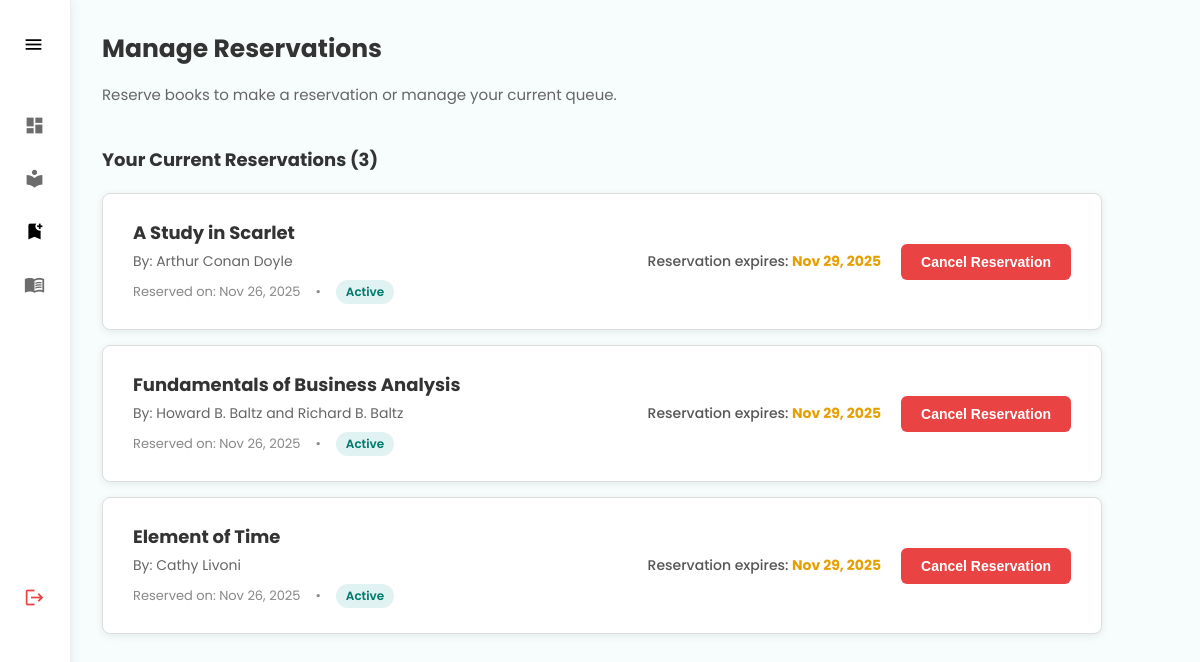
The app's page /views/student_reservation.php (signed in) with its own data.
### tables this page shows
CREATE TABLE `reservation` (
  `ReservationID` int(11) NOT NULL,
  `UserID` int(11) NOT NULL,
  `BookID` int(11) NOT NULL,
  `ReservationDate` datetime DEFAULT current_timestamp(),
  `ExpiryDate` datetime NOT NULL,
  `Status` enum('Active','Expired','Cancelled','Fulfilled') DEFAULT 'Active',
  `FulfilledBy` int(11) DEFAULT NULL
);

CREATE TABLE `book` (
  `BookID` int(11) NOT NULL,
  `Title` varchar(150) NOT NULL,
  `Author` varchar(100) DEFAULT NULL,
  `ISBN` varchar(30) DEFAULT NULL,
  `Price` decimal(10,2) DEFAULT NULL,
  `Category` varchar(50) DEFAULT NULL,
  `CoverImagePath` varchar(255) DEFAULT NULL,
  `Status` enum('Available','Reserved','Borrowed','Archived') DEFAULT 'Available'
);

### app/views/student_reservation.php (the view, shortened to what this page needs)
<?php
require_once __DIR__ . '/../models/database.php';
$userID = $_SESSION['user_id'];
$reservations = [];
try {
    $sql = "
        SELECT
            R.ReservationID,
            R.ReservationDate,
            R.ExpiryDate,
            R.Status,
            B.Title, B.Author, B.CoverImagePath
        FROM reservation R
        JOIN book B ON R.BookID = B.BookID
        WHERE R.UserID = ? AND R.Status = 'Active'
        ORDER BY R.ExpiryDate ASC
    ";
    $stmt = $pdo->prepare($sql);
    $stmt->execute([$userID]);
    $reservations = $stmt->fetchAll();
} catch (PDOException $e) {
    error_log("Fetch Reservations Error: " . $e->getMessage());
    $status_message = "Error loading reservations.";
    $error_type = 'error';
}
?>
<!DOCTYPE html>
<html lang="en">
<head>
</head>
<body>
    <div class="container">
        <div id="sidebar-menu" class="sidebar">
            <div class="logo" onclick="toggleSidebar()">
                <span class="nav-icon material-icons">menu</span>
            </div>
            <ul class="nav-list">
                <li class="nav-item"><a href="student.php">
                        <span class="nav-icon material-icons">dashboard</span>
                    </a></li>
                <li class="nav-item"><a href="student_borrow.php">
                        <span class="nav-icon material-icons">local_library</span>
                    </a></li>
                <li class="nav-item active"><a href="student_reservation.php">
                        <span class="nav-icon material-icons">bookmark_add</span>
                    </a></li>
                <li class="nav-item"><a href="studentborrowed_books.php">
                        <span class="nav-icon material-icons">menu_book</span>
                    </a>
                </li>
            </ul>
            <ul class="logout nav-list">
                <li class="nav-item"><a href="login.php">
                        <span class="nav-icon material-icons">logout</span>
                    </a></li>
            </ul>
        </div>
        <div id="main-content-wrapper" class="main-content-wrapper">
            <div class="main-content">
                <div class="reservation-section">
                    <h2>Manage Reservations</h2>
                    <p class="subtitle">Reserve books to make a reservation or manage your current queue.</p>
                    <div class="section-title">
                        Your Current Reservations (<?php echo count($reservations); ?>)
                    </div>
                    <div class="reservation-list">
                        <?php if (empty($reservations)): ?>
                            <p style="color: #666; font-style: italic; padding: 20px; background: #fff; border-radius: 8px; width: 100%;">
                                You have no active reservations.
                            </p>
                        <?php else: ?>
                            <?php foreach ($reservations as $res):
                                $expiryDateObj = new DateTime($res['ExpiryDate']);
                                $reservationDateObj = new DateTime($res['ReservationDate']);
                                $now = new DateTime();
                                $expiryFormatted = $expiryDateObj->format('M d, Y');
                                $reservedFormatted = $reservationDateObj->format('M d, Y');
                                $isExpired = $expiryDateObj < $now;
                                $statusClass = $isExpired ? 'status-expired' : 'status-active';
                                $statusText = $isExpired ? 'EXPIRED' : 'Active';
                            ?>
                            <div class="reservation-card">
                                <div class="res-book-info">
                                    <div class="res-title"><?php echo htmlspecialchars($res['Title']); ?></div>
                                    <div class="res-author">By: <?php echo htmlspecialchars($res['Author']); ?></div>
                                    <div class="res-meta-details">
                                        <span>Reserved on: <?php echo $reservedFormatted; ?></span>
                                        <span>•</span>
                                        <span class="status-pill <?php echo $statusClass; ?>"><?php echo $statusText; ?></span>
                                    </div>
                                </div>
                                <div class="res-actions">
                                    <div class="res-expiry">
                                        Reservation expires: <span><?php echo $expiryFormatted; ?></span>
                                    </div>
                                    <button type="button" class="cancel-btn"
                                        onclick="openCancelModal(<?php echo $res['ReservationID']; ?>, '<?php echo htmlspecialchars(addslashes($res['Title'])); ?>')"
                                        <?php echo $isExpired ? 'disabled' : ''; ?>>
                                        <?php echo $isExpired ? 'Expired' : 'Cancel Reservation'; ?>
                                    </button>
                                </div>
                            </div>
                            <?php endforeach; ?>
                        <?php endif; ?>
                    </div>
                </div>
            </div>
        </div>
    </div>
</body>
</html>

### app/views/student_reservation.php (style rules this page uses)
body { font-family: 'Poppins', sans-serif; margin: 0; padding: 0; background-color: #F7FCFC; color: #333; }
.container { display: flex; min-height: 100vh; }
.sidebar { width: 70px; padding: 30px 0; background-color: #fff; border-right: 1px solid #eee; box-shadow: 3px 0 9px rgba(0, 0, 0, 0.05); position: fixed; height: 100vh; top: 0; left: 0; z-index: 100; overflow-x: hidden; overflow-y: auto; transition: width 0.5s ease; white-space: nowrap; }
.logo { font-size: 19px; font-weight: bold; color: #000; padding: 0 23px 40px; display: flex; align-items: center; cursor: pointer; }
.nav-list { list-style: none; padding: 0; margin: 0; }
.nav-item a { display: flex; align-items: center; font-size: 15px; padding: 15px 24px 15px; text-decoration: none; color: #6C6C6C; transition: background-color 0.2s; }
.nav-item.active a { color: #000; font-weight: bold; }
.nav-icon { font-family: 'Material Icons'; margin-right: 20px; font-size: 21px; width: 20px; }
.logout { margin-top: 260px; cursor: pointer; }
.logout a { display: flex; align-items: center; font-size: 15px; padding: 15px 24px 15px; color: #e94343ff; text-decoration: none; transition: background-color 0.2s; }
.main-content-wrapper { flex-grow: 1; display: flex; flex-direction: column; align-items: center; padding-left: 32px; padding-right: 32px; margin-left: 70px; transition: margin-left 0.5s ease; width: 100%; }
.main-content { width: 100%; max-width: 1200px; padding-top: 30px; min-height: 100vh; }
.reservation-section h2 { font-size: 25px; font-weight: 700; margin-bottom: 7px; margin-top: 0; }
.reservation-section p.subtitle { font-size: 15px; color: #666; margin-bottom: 40px; }
.section-title { font-size: 18px; font-weight: 700; margin-bottom: 20px; color: #333; }
.reservation-list { display: flex; flex-direction: column; gap: 15px; width: 100%; max-width: 1000px; }
.reservation-card { background-color: #fff; border-radius: 8px; padding: 25px 30px; box-shadow: 0 2px 8px rgba(0,0,0,0.08); display: flex; justify-content: space-between; align-items: center; border: 1px solid #ddd; }
.res-book-info { display: flex; flex-direction: column; }
.res-title { font-size: 18px; font-weight: 700; color: #333; margin-bottom: 5px; }
.res-author { font-size: 14px; color: #666; margin-bottom: 8px; }
.res-meta-details { font-size: 13px; color: #888; display: flex; align-items: center; gap: 15px; }
.status-pill { font-weight: 600; padding: 3px 10px; border-radius: 20px; font-size: 12px; }
.status-active { color: #00796B; background-color: #E0F2F1; }
.res-actions { display: flex; align-items: center; gap: 20px; }
.res-expiry { font-size: 14px; color: #555; font-weight: 500; }
.res-expiry span { color: #E5A000; font-weight: 700; }
.cancel-btn { background-color: #E94343; color: #fff; border: none; padding: 10px 20px; border-radius: 6px; font-size: 14px; font-weight: 600; cursor: pointer; transition: background-color 0.2s; }

### records on screen
reservation: BookID.Title "A Study in Scarlet", BookID.Author "Arthur Conan Doyle", ReservationDate "Nov 26, 2025", ExpiryDate "Nov 29, 2025", shows "Cancel Reservation"
reservation: BookID.Title "Fundamentals of Business Analysis", BookID.Author "Howard B. Baltz and Richard B. Baltz", ReservationDate "Nov 26, 2025", ExpiryDate "Nov 29, 2025", shows "Cancel Reservation"
reservation: BookID.Title "Element of Time", BookID.Author "Cathy Livoni", ReservationDate "Nov 26, 2025", ExpiryDate "Nov 29, 2025", shows "Cancel Reservation"

### other values on screen
count($reservations) "3"
